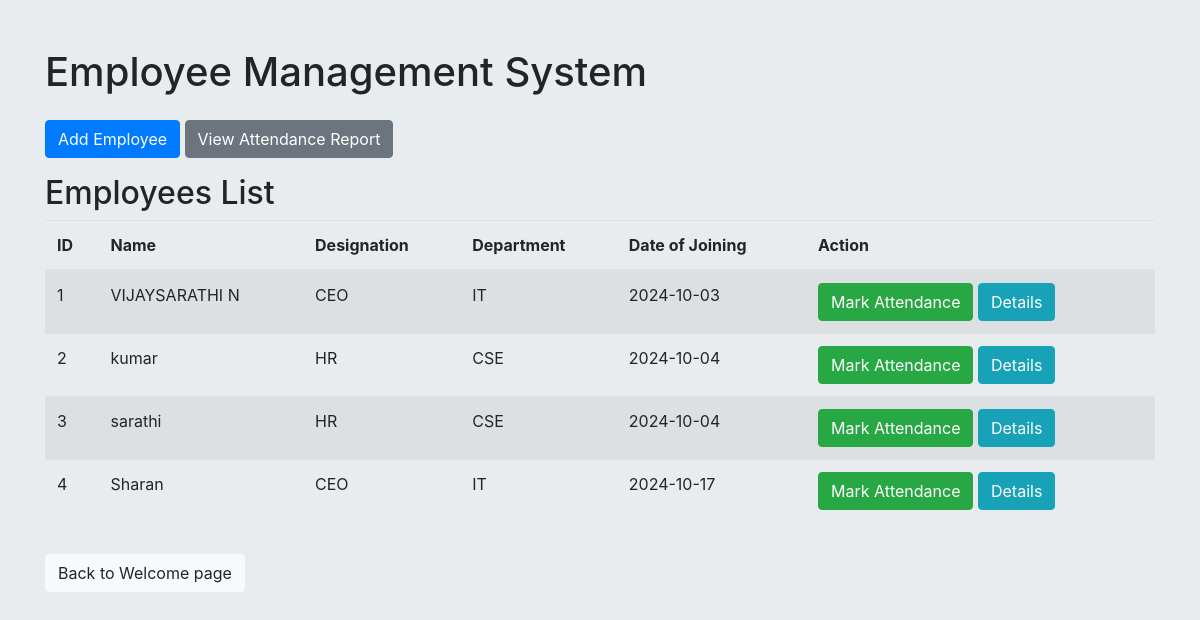
The page /home on the database its author committed.
### models.py (models this page shows, shortened)
class Employee(db.Model):
    __tablename__ = 'employees'  # Specify the table name
    id = db.Column(db.Integer, primary_key=True)
    name = db.Column(db.String(100), nullable=False)
    designation = db.Column(db.String(100), nullable=False)
    department = db.Column(db.String(50), nullable=False)
    date_of_joining = db.Column(db.Date, nullable=False)
    attendances = db.relationship('Attendance', backref='employee', lazy=True)

### app.py (the view)
@app.route('/home')
def home():
    employees = Employee.query.all()
    return render_template('index.html', employees=employees)

### templates/index.html (shortened to what this page needs)
<!DOCTYPE html>
<html lang="en">
<head>
    <link rel="stylesheet" href="https://stackpath.bootstrapcdn.com/bootstrap/4.5.2/css/bootstrap.min.css">
</head>
<body>
    <div class="container mt-5">
        <h1 class="mb-4">Employee Management System</h1>
        <div class="mb-3">
            <a href="{{ url_for('add_employee_form') }}" class="btn btn-primary">Add Employee</a>
            <a href="{{ url_for('attendance_report') }}" class="btn btn-secondary">View Attendance Report</a>
        </div>
        <h2>Employees List</h2>
        <table class="table table-striped">
            <thead>
                <tr>
                    <th>ID</th>
                    <th>Name</th>
                    <th>Designation</th>
                    <th>Department</th>
                    <th>Date of Joining</th>
                    <th>Action</th>
                </tr>
            </thead>
            <tbody>
                {% for employee in employees %}
                <tr>
                    <td>{{ employee.id }}</td>
                    <td>{{ employee.name }}</td>
                    <td>{{ employee.designation }}</td>
                    <td>{{ employee.department }}</td>
                    <td>{{ employee.date_of_joining }}</td>
                    <td>
                        <a href="{{ url_for('mark_attendance_form', employee_id=employee.id) }}" class="btn btn-success">Mark Attendance</a>
                        <a href="{{ url_for('employee_detail', employee_id=employee.id) }}" class="btn btn-info">Details</a>
                    </td>
                </tr>
                {% endfor %}
            </tbody>
        </table>
        <a href="/" class="btn btn-light mt-3">Back to Welcome page</a>
    </div>
</body>
</html>

### templates/index.html (style rules this page uses)
body { background-color: #e9ecef; }

### rows shown on the page
Employee: id "1", name "VIJAYSARATHI N", designation "CEO", department "IT", date_of_joining "2024-10-03"
Employee: id "2", name "kumar", designation "HR", department "CSE", date_of_joining "2024-10-04"
Employee: id "3", name "sarathi", designation "HR", department "CSE", date_of_joining "2024-10-04"
Employee: id "4", name "Sharan", designation "CEO", department "IT", date_of_joining "2024-10-17"
